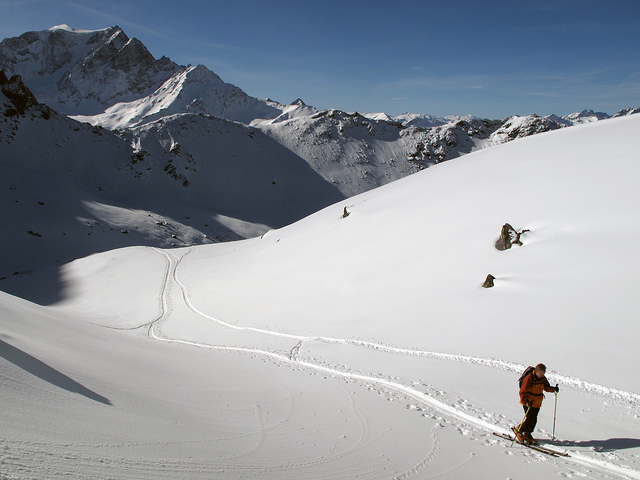
#> input picture image/day03/source.jpg, 640 x 480 px
$ python histogram_equalization.py   (older library calls are emulated)
#> lines starting #> are read from the running program, lines starting #| are printed output that depends on the picture
import matplotlib.pyplot as plt
import numpy as np
import PIL.Image
import scipy.misc

"""
    ;Author chenhao
    ;Date 2018/12/8
"""
path = "./image/day03/"

# 图像处理_直方图均衡化（http://accu.cc/content/pil/histogram_equalization/）
def ratio_average(r):
    x = np.zeros([256])
    # 求么每个灰度值概率
    for i in range(r.shape[0]):
        for j in range(r.shape[1]):
            x[r[i][j]]+=1
    x = x/r.size

    # 每个概率加上前面所有概率，替换当前概率
    sum_x = np.zeros([256])
    for i, _ in enumerate(x):
        sum_x[i] = sum(x[:i])

    # 每个概率*255，做为新图片灰度值
    s = np.empty(r.shape, dtype=np.uint8)
    for i in range(r.shape[0]):
        for j in range(r.shape[1]):
            s[i][j] = 255 * sum_x[r[i][j]]
    return s

img = PIL.Image.open(path+"source.jpg")
#> img is the input picture: PIL image 640x480 RGB; mean R, G, B 146, 152.4, 160.8
img = img.convert("L")
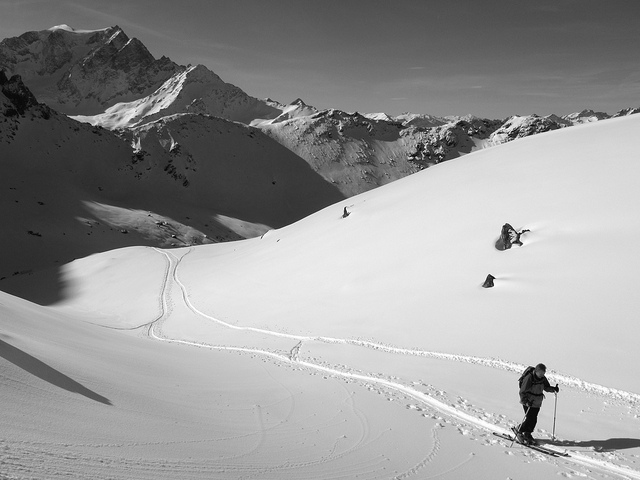
#> img: PIL image 640x480 L; min 0, max 255, mean 151.4
img_mat = scipy.misc.fromimage(img)
source_img = PIL.Image.fromarray(img_mat)
source_img.save(path+"souece_l.jpg")
# 显示原始直方图
plt.hist(img_mat.reshape([img_mat.size]), 256, density=1)
plt.show()
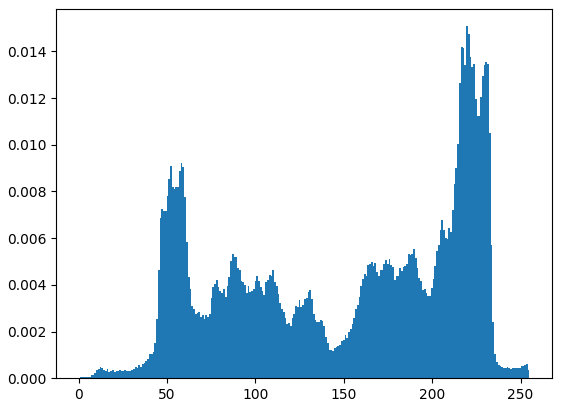
#> figure drawn by matplotlib, 1 panel; tallest bar 0.0151 high, from x = 219.1 to 220.1

# 显示均匀直方图
img_converted_mat = ratio_average(img_mat)
#> after the loop in ratio_average, `for i in range(r.shape[0]):`:
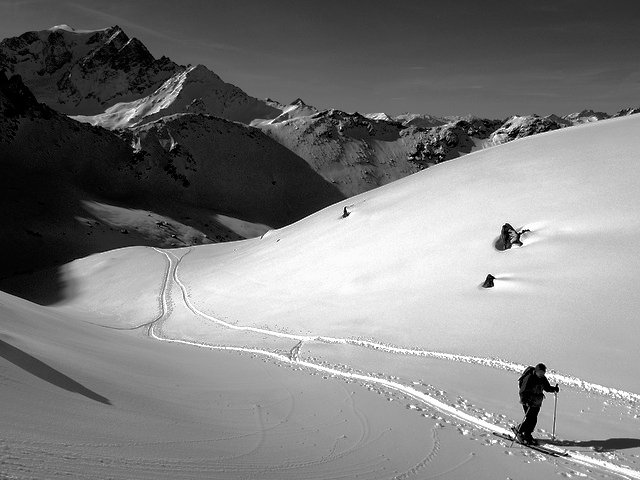
#> s: shape (480, 640); min 0, max 254, mean 126.1
plt.hist(img_converted_mat.reshape([img_converted_mat.size]), 256, density=1)
plt.show()
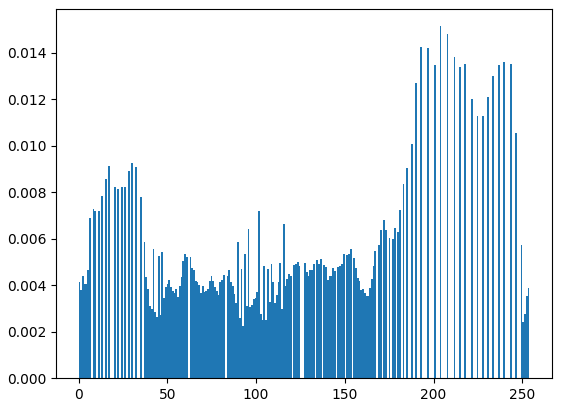
#> figure drawn by matplotlib, 1 panel; tallest bar 0.0151 high, from x = 203.4 to 204.4

img = PIL.Image.fromarray(img_converted_mat)
img.save(path+"source_averge.jpg")
